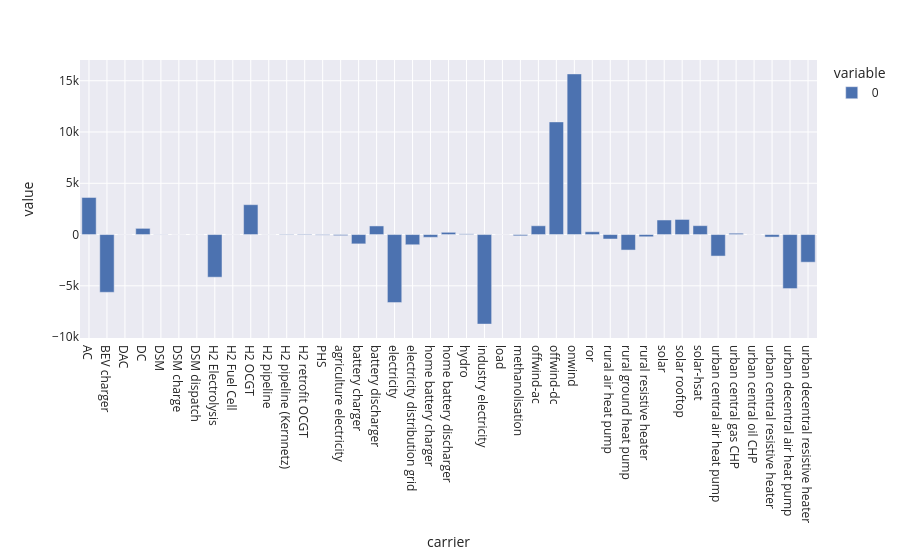

The cell this chart's notebook holds for it:
### Code cell
buses = nf45.buses.index[(nf45.buses.index.str[:2] == "DE")]
balance = nf45.statistics.energy_balance(
                aggregate_time=False,
                nice_names=False,
                groupby=pypsa.statistics.groupers["bus", "carrier", "bus_carrier"],
            ).loc[:, buses, :, :].droplevel("bus")

nodal_balance = balance
carriers=["AC", "low voltage", "DSM"]
mask = nodal_balance.index.get_level_values("bus_carrier").isin(carriers)
mask
nb = balance[mask].groupby("carrier").sum().div(1e3).T['2019-01-01 00:00:00': '2019-01-31 00:00:00'].sum(axi)
px.bar(nb)

### Figure 1 — Plotly figure (JSON) as saved in the notebook; plotly's stock layout.template omitted (floating-point values rounded to 4 significant figures)
{"data": [{"alignmentgroup": "True", "hovertemplate": "variable=0<br>carrier=%{x}<br>value=%{y}<extra></extra>", "legendgroup": "0", "marker": {"color": "rgb(76,114,176)", "pattern": {"shape": ""}}, "name": "0", "offsetgroup": "0", "orientation": "v", "showlegend": true, "textposition": "auto", "type": "bar", "x": ["AC", "BEV charger", "DAC", "DC", "DSM", "DSM charge", "DSM dispatch", "H2 Electrolysis", "H2 Fuel Cell", "H2 OCGT", "H2 pipeline", "H2 pipeline (Kernnetz)", "H2 retrofit OCGT", "PHS", "agriculture electricity", "battery charger", "battery discharger", "electricity", "electricity distribution grid", "home battery charger", "home battery discharger", "hydro", "industry electricity", "load", "methanolisation", "offwind-ac", "offwind-dc", "onwind", "ror", "rural air heat pump", "rural ground heat pump", "rural resistive heater", "solar", "solar rooftop", "solar-hsat", "urban central air heat pump", "urban central gas CHP", "urban central oil CHP", "urban central resistive heater", "urban decentral air heat pump", "urban decentral resistive heater"], "xaxis": "x", "y": [3616.0, -5631.0, -0.0001548, 605.6, -19.53, 8.554e-16, 1.119e-16, -4156.0, 0, 2913.0, -4.1, -43.84, 51.91, -54.25, -102.4, -907.7, 839.6, -6633.0, -994.2, -268.0, 220.8, 67.66, -8730.0, 0.003488, -121.1, 857.1, 10980.0, 15670.0, 273.8, -433.9, -1511.0, -213.2, 1420.0, 1473.0, 867.1, -2097.0, 131.0, 0, -244.4, -5264.0, -2693.0], "yaxis": "y"}], "layout": {"barmode": "relative", "legend": {"title": {"text": "variable"}, "tracegroupgap": 0}, "margin": {"t": 60}, "xaxis": {"anchor": "y", "domain": [0, 1], "title": {"text": "carrier"}}, "yaxis": {"anchor": "x", "domain": [0, 1], "title": {"text": "value"}}}}
